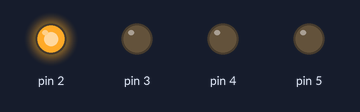
A sketch run on a simulated Arduino Uno, built with avr-gcc and run on an emulated ATmega328P. Parts: output pins drawn as LEDs (lit = HIGH).

Above: at 0.05 s.
At 0.55 s:
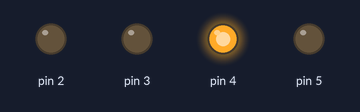
At 1.45 s:
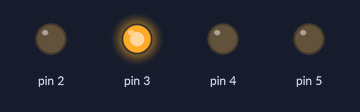
At 2.8 s:
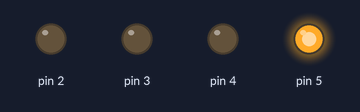
Timing chart, 0 to 3.1 s (numbered marks = the images above):
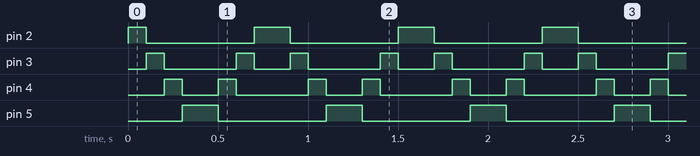

Measured:
- by itself, pin 2: repeats every 0.80 s: LOW 0.60 s, HIGH 0.20 s
- by itself, pin 3: repeats every 0.80 s: LOW 0.40 s, HIGH 0.10 s, LOW 0.20 s, HIGH 0.10 s
- by itself, pin 4: repeats every 0.80 s: LOW 0.20 s, HIGH 0.10 s, LOW 0.40 s, HIGH 0.10 s
- by itself, pin 5: alternates HIGH for 0.20 s and LOW for 0.60 s

The sketch:

tema4.ino
```cpp
int pin;

void setup() {
  for (pin = 2; pin <= 5; pin++){
    pinMode(pin, OUTPUT);
  }
}

void loop() {
  for (pin = 2; pin <= 5; pin++) {
    digitalWrite(pin, HIGH);
    delay(100);
    digitalWrite(pin, LOW);
  }
  for (pin = 5; pin >= 2; pin--) {
    digitalWrite(pin, HIGH);
    delay(100);
    digitalWrite(pin, LOW);
  }
}
```
